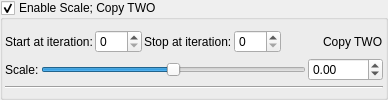
    <widget class="MyGroupBox" name="groupCheck_transform_scale2_enabled">
     <property name="title">
      <string>Enable Scale; Copy TWO</string>
     </property>
     <property name="checkable">
      <bool>true</bool>
     </property>
     <layout class="QVBoxLayout" name="verticalLayout_25" stretch="0,0,0">
      <property name="spacing">
       <number>2</number>
      </property>
      <property name="leftMargin">
       <number>2</number>
      </property>
      <property name="topMargin">
       <number>2</number>
      </property>
      <property name="rightMargin">
       <number>2</number>
      </property>
      <property name="bottomMargin">
       <number>2</number>
      </property>
      <item>
       <layout class="QGridLayout" name="gridLayout_42">
        <property name="topMargin">
         <number>5</number>
        </property>
        <item row="0" column="3">
         <widget class="MySpinBox" name="spinboxInt_transform_scale2_stop_iterations">
          <property name="sizePolicy">
           <sizepolicy hsizetype="Preferred" vsizetype="Maximum">
            <horstretch>0</horstretch>
            <verstretch>0</verstretch>
           </sizepolicy>
          </property>
          <property name="maximum">
           <number>250</number>
          </property>
         </widget>
        </item>
        <item row="0" column="0">
         <widget class="QLabel" name="label_166">
          <property name="text">
           <string>Start at iteration:</string>
          </property>
         </widget>
        </item>
        <item row="0" column="1">
         <widget class="MySpinBox" name="spinboxInt_transform_scale2_start_iterations">
          <property name="sizePolicy">
           <sizepolicy hsizetype="Minimum" vsizetype="Maximum">
            <horstretch>0</horstretch>
            <verstretch>0</verstretch>
           </sizepolicy>
          </property>
          <property name="maximum">
           <number>250</number>
          </property>
         </widget>
        </item>
        <item row="0" column="6">
         <widget class="QLabel" name="label_169">
          <property name="text">
           <string>Copy TWO</string>
          </property>
         </widget>
        </item>
        <item row="0" column="2">
         <widget class="QLabel" name="label_168">
          <property name="text">
           <string>Stop at iteration:</string>
          </property>
         </widget>
        </item>
        <item row="0" column="5">
         <spacer name="horizontalSpacer_21">
          <property name="orientation">
           <enum>Qt::Horizontal</enum>
          </property>
          <property name="sizeHint" stdset="0">
           <size>
            <width>40</width>
            <height>20</height>
           </size>
          </property>
         </spacer>
        </item>
       </layout>
      </item>
      <item>
       <layout class="QGridLayout" name="gridLayout_43">
        <property name="spacing">
         <number>2</number>
        </property>
        <item row="0" column="2">
         <widget class="MyDoubleSpinBox" name="spinbox_transform_scale2">
          <property name="sizePolicy">
           <sizepolicy hsizetype="Minimum" vsizetype="Maximum">
            <horstretch>0</horstretch>
            <verstretch>0</verstretch>
           </sizepolicy>
          </property>
          <property name="prefix">
           <string/>
          </property>
          <property name="suffix">
           <string/>
          </property>
          <property name="decimals">
           <number>2</number>
          </property>
          <property name="minimum">
           <double>-1000.000000000000000</double>
          </property>
          <property name="maximum">
           <double>1000.000000000000000</double>
          </property>
          <property name="singleStep">
           <double>0.100000000000000</double>
          </property>
         </widget>
        </item>
        <item row="0" column="0">
         <widget class="QLabel" name="label_170">
          <property name="text">
           <string>Scale:</string>
          </property>
         </widget>
        </item>
        <item row="0" column="1">
         <widget class="QSlider" name="slider_transform_scale2">
          <property name="sizePolicy">
           <sizepolicy hsizetype="Expanding" vsizetype="Maximum">
            <horstretch>0</horstretch>
            <verstretch>0</verstretch>
           </sizepolicy>
          </property>
          <property name="minimum">
           <number>-2000</number>
          </property>
          <property name="maximum">
           <number>2000</number>
          </property>
          <property name="singleStep">
           <number>1</number>
          </property>
          <property name="orientation">
           <enum>Qt::Horizontal</enum>
          </property>
         </widget>
        </item>
       </layout>
      </item>
      <item>
       <widget class="Line" name="line_19">
        <property name="orientation">
         <enum>Qt::Horizontal</enum>
        </property>
       </widget>
      </item>
     </layout>
    </widget>
